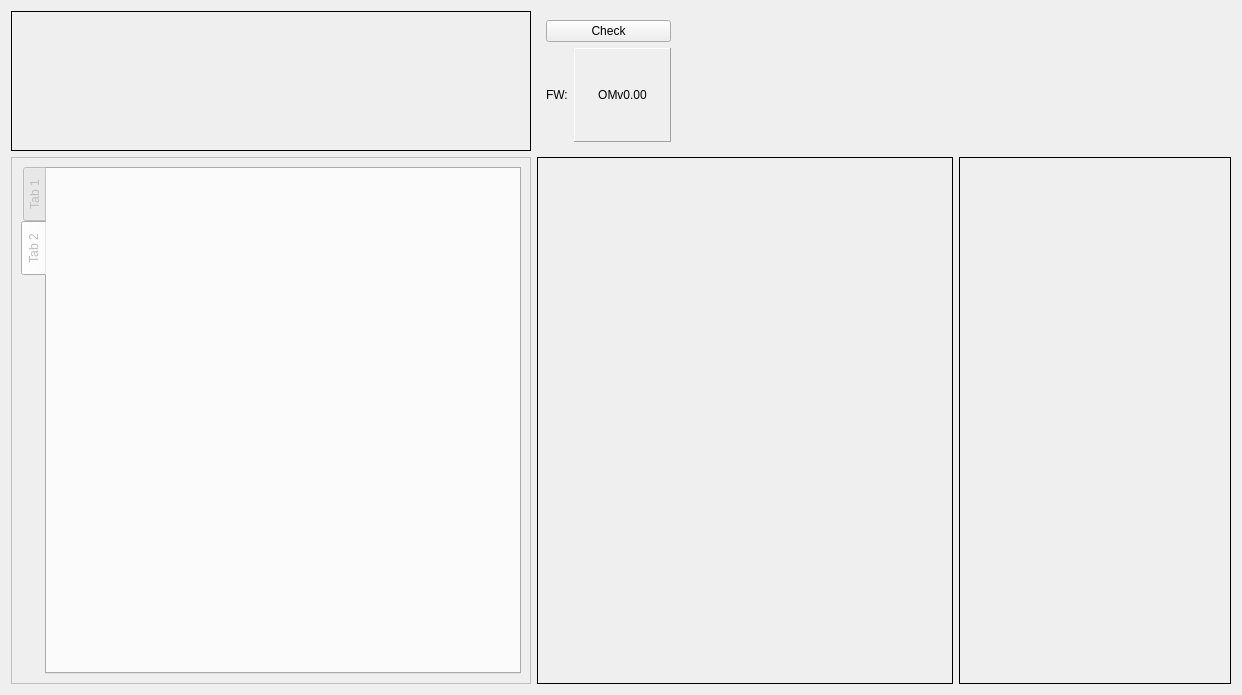
<?xml version="1.0" encoding="UTF-8"?>
<ui version="4.0">
 <class>Form</class>
 <widget class="QWidget" name="Form">
  <property name="geometry">
   <rect>
    <x>0</x>
    <y>0</y>
    <width>1242</width>
    <height>695</height>
   </rect>
  </property>
  <property name="windowTitle">
   <string>Form</string>
  </property>
  <layout class="QGridLayout" name="gridLayout" columnstretch="0,0,0,0,0,0">
   <item row="0" column="5">
    <spacer name="horizontalSpacer">
     <property name="orientation">
      <enum>Qt::Orientation::Horizontal</enum>
     </property>
     <property name="sizeHint" stdset="0">
      <size>
       <width>40</width>
       <height>20</height>
      </size>
     </property>
    </spacer>
   </item>
   <item row="0" column="3">
    <spacer name="horizontalSpacer_2">
     <property name="orientation">
      <enum>Qt::Orientation::Horizontal</enum>
     </property>
     <property name="sizeHint" stdset="0">
      <size>
       <width>40</width>
       <height>20</height>
      </size>
     </property>
    </spacer>
   </item>
   <item row="1" column="0">
    <widget class="QFrame" name="frame_2">
     <property name="enabled">
      <bool>false</bool>
     </property>
     <property name="frameShape">
      <enum>QFrame::Shape::Box</enum>
     </property>
     <property name="frameShadow">
      <enum>QFrame::Shadow::Plain</enum>
     </property>
     <layout class="QGridLayout" name="gridLayout_5">
      <item row="0" column="0">
       <widget class="QTabWidget" name="tabWidget">
        <property name="tabPosition">
         <enum>QTabWidget::TabPosition::West</enum>
        </property>
        <property name="currentIndex">
         <number>1</number>
        </property>
        <widget class="QWidget" name="tab">
         <attribute name="title">
          <string>Tab 1</string>
         </attribute>
        </widget>
        <widget class="QWidget" name="tab_2">
         <attribute name="title">
          <string>Tab 2</string>
         </attribute>
        </widget>
       </widget>
      </item>
     </layout>
    </widget>
   </item>
   <item row="0" column="1" colspan="2">
    <widget class="QFrame" name="frame">
     <property name="minimumSize">
      <size>
       <width>143</width>
       <height>0</height>
      </size>
     </property>
     <layout class="QGridLayout" name="gridLayout_2" columnstretch="0,1">
      <item row="0" column="0" colspan="2">
       <widget class="QPushButton" name="pushButton">
        <property name="text">
         <string>Check</string>
        </property>
       </widget>
      </item>
      <item row="1" column="0">
       <widget class="QLabel" name="label">
        <property name="text">
         <string>FW:</string>
        </property>
       </widget>
      </item>
      <item row="1" column="1">
       <widget class="QLabel" name="label_2">
        <property name="minimumSize">
         <size>
          <width>10</width>
          <height>0</height>
         </size>
        </property>
        <property name="tabletTracking">
         <bool>false</bool>
        </property>
        <property name="layoutDirection">
         <enum>Qt::LayoutDirection::LeftToRight</enum>
        </property>
        <property name="frameShape">
         <enum>QFrame::Shape::Panel</enum>
        </property>
        <property name="frameShadow">
         <enum>QFrame::Shadow::Raised</enum>
        </property>
        <property name="text">
         <string>OMv0.00</string>
        </property>
        <property name="alignment">
         <set>Qt::AlignmentFlag::AlignCenter</set>
        </property>
       </widget>
      </item>
     </layout>
    </widget>
   </item>
   <item row="1" column="4" colspan="2">
    <widget class="QFrame" name="frame_4">
     <property name="frameShape">
      <enum>QFrame::Shape::Box</enum>
     </property>
     <property name="frameShadow">
      <enum>QFrame::Shadow::Plain</enum>
     </property>
    </widget>
   </item>
   <item row="1" column="1" colspan="3">
    <widget class="QFrame" name="frame_3">
     <property name="frameShape">
      <enum>QFrame::Shape::Box</enum>
     </property>
     <property name="frameShadow">
      <enum>QFrame::Shadow::Plain</enum>
     </property>
    </widget>
   </item>
   <item row="0" column="0">
    <widget class="QFrame" name="frame_COM_port">
     <property name="minimumSize">
      <size>
       <width>500</width>
       <height>120</height>
      </size>
     </property>
     <property name="frameShape">
      <enum>QFrame::Shape::Box</enum>
     </property>
     <property name="frameShadow">
      <enum>QFrame::Shadow::Plain</enum>
     </property>
     <property name="lineWidth">
      <number>1</number>
     </property>
     <layout class="QGridLayout" name="gridLayout_3">
      <item row="0" column="0">
       <widget class="QWidget" name="widget" native="true">
        <property name="minimumSize">
         <size>
          <width>500</width>
          <height>120</height>
         </size>
        </property>
       </widget>
      </item>
     </layout>
    </widget>
   </item>
  </layout>
 </widget>
 <resources/>
 <connections/>
</ui>
